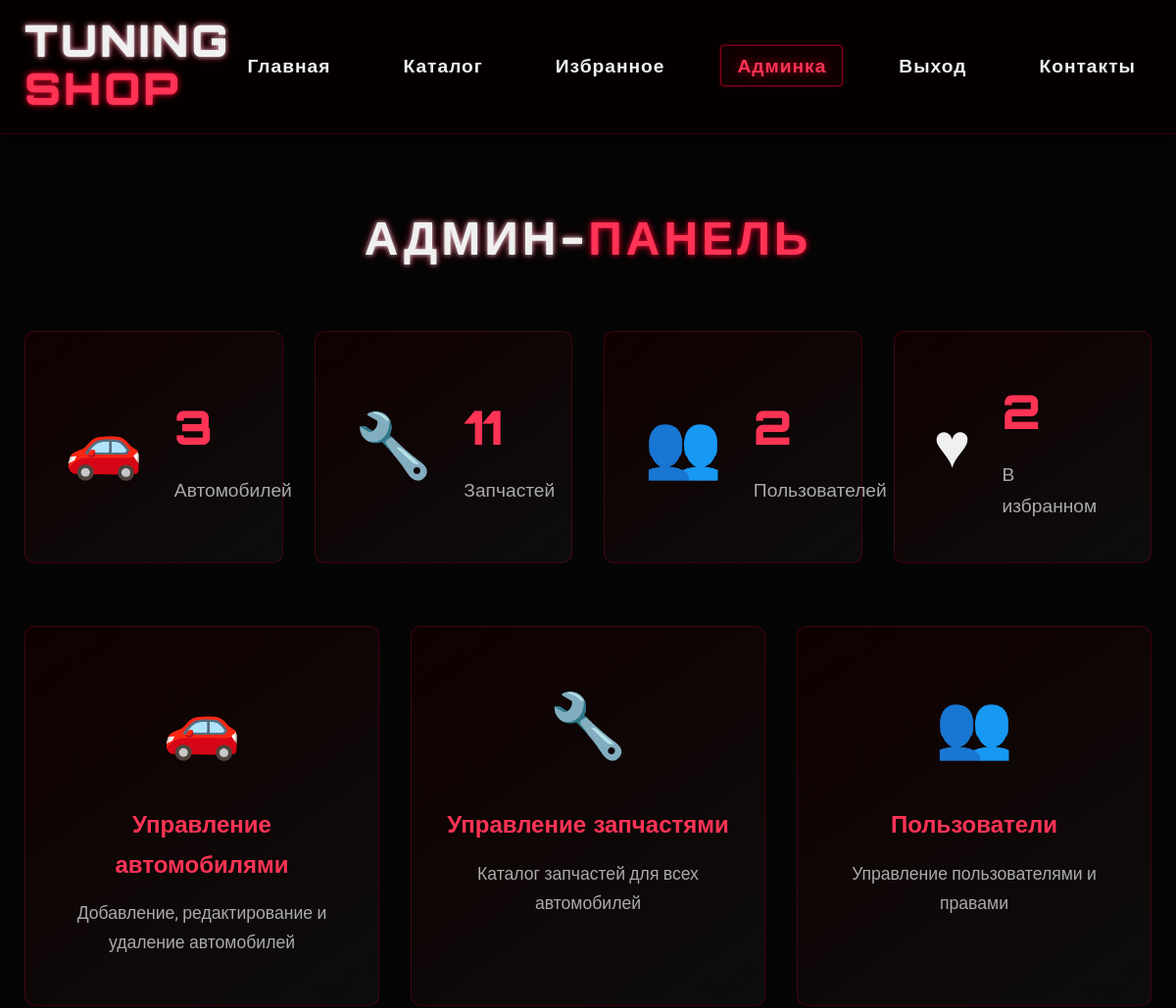
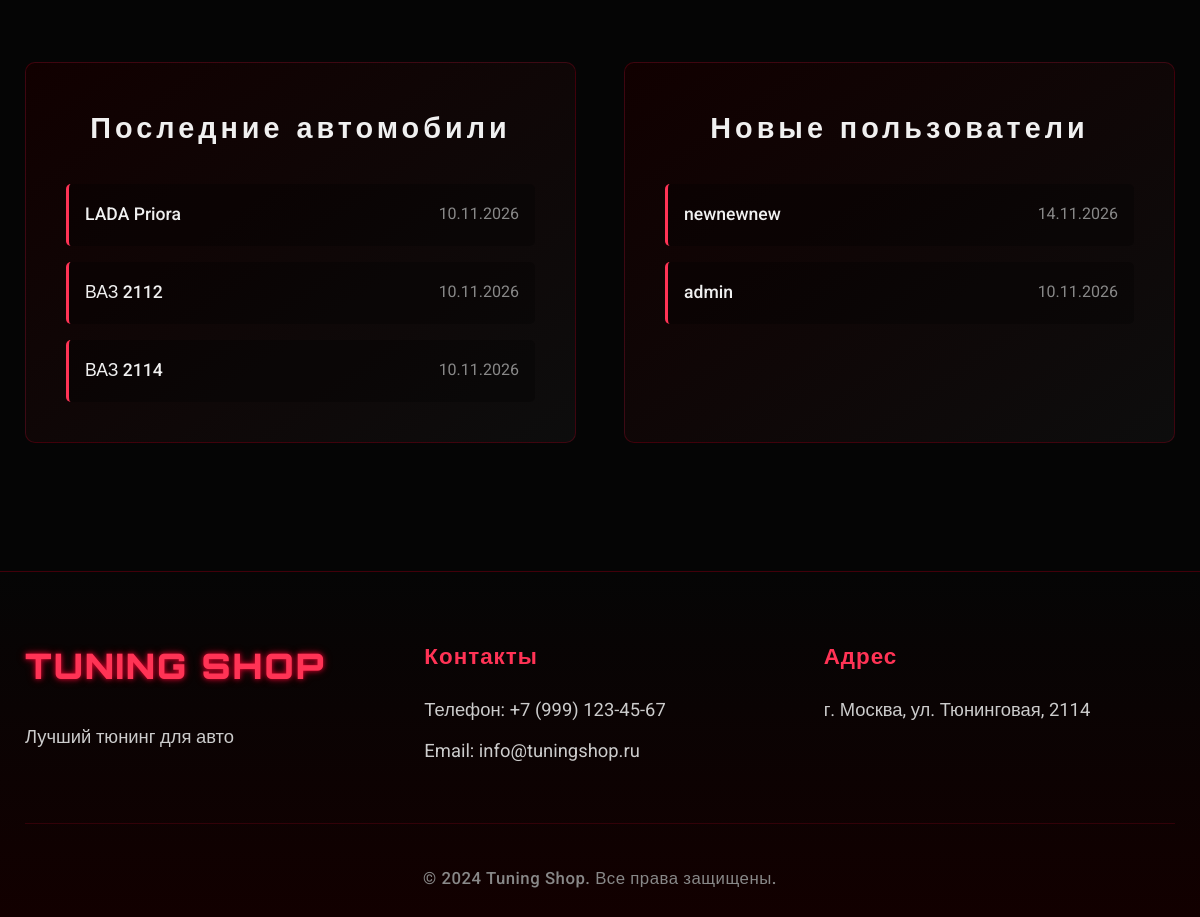
The page /admin (signed in) on the database its author committed (2 pictures, top to bottom).
### models.py (models this page shows, shortened)
class Car(db.Model):
    __tablename__ = "cars"
    id = db.Column(db.Integer, primary_key=True)
    name = db.Column(db.String(150), nullable=False, index=True)
    model = db.Column(db.String(100), nullable=False)
    description = db.Column(db.Text, default="", nullable=False)
    image = db.Column(db.String(255), nullable=True)
    year = db.Column(db.Integer, nullable=True)
    price = db.Column(
        db.Numeric(12, 2),
        default=Decimal("0.00"),
        nullable=False,
    )
    created_at = db.Column(
        db.DateTime,
        default=datetime.utcnow,
        nullable=False,
        index=True,
    )
    parts = db.relationship(
        "Part",
        back_populates="car",
        cascade="all, delete-orphan",
        passive_deletes=True,
    )

class User(UserMixin, db.Model):
    __tablename__ = "users"
    id = db.Column(db.Integer, primary_key=True)
    username = db.Column(
        db.String(80),
        unique=True,
        nullable=False,
        index=True,
    )
    email = db.Column(
        db.String(120),
        unique=True,
        nullable=False,
        index=True,
    )
    password_hash = db.Column(db.String(255), nullable=False)
    is_admin = db.Column(db.Boolean, default=False, nullable=False)
    created_at = db.Column(
        db.DateTime,
        default=datetime.utcnow,
        nullable=False,
    )
    favorites = db.relationship(
        "Favorite",
        back_populates="user",
        cascade="all, delete-orphan",
        passive_deletes=True,
    )

### app.py (the view)
@app.route("/admin")
@admin_required
def admin_dashboard():
    stats = {
        "cars": Car.query.count(),
        "parts": Part.query.count(),
        "users": User.query.count(),
        "favorites": Favorite.query.count(),
    }
    recent_cars = Car.query.order_by(Car.created_at.desc()).limit(5).all()
    recent_users = User.query.order_by(User.created_at.desc()).limit(5).all()
    return render_template(
        "admin/dashboard.html",
        stats=stats,
        recent_cars=recent_cars,
        recent_users=recent_users,
    )

### app.py (called while the page is built)
@login_manager.user_loader
def load_user(user_id):
    try:
        return db.session.get(User, int(user_id))
    except (TypeError, ValueError):
        return None

def admin_required(view):
    @wraps(view)
    def wrapped_view(*args, **kwargs):
        if not current_user.is_authenticated or not current_user.is_admin:
            flash("Доступ запрещён. Требуются права администратора.", "error")
            return redirect(url_for("index"))
        return view(*args, **kwargs)
    return wrapped_view

### templates/admin/dashboard.html (shortened to what this page needs)
{% extends "base.html" %}
{% block content %}
<section class="admin-section">
    <div class="container">
        <h1 class="page-title">
            <span class="neon-text">АДМИН-</span><span class="neon-text-red">ПАНЕЛЬ</span>
        </h1>
        <div class="admin-stats">
            <div class="stat-card">
                <div class="stat-icon">🚗</div>
                <div class="stat-info">
                    <h3 class="stat-number">{{ stats.cars }}</h3>
                    <p class="stat-label">Автомобилей</p>
                </div>
            </div>
            <div class="stat-card">
                <div class="stat-icon">🔧</div>
                <div class="stat-info">
                    <h3 class="stat-number">{{ stats.parts }}</h3>
                    <p class="stat-label">Запчастей</p>
                </div>
            </div>
            <div class="stat-card">
                <div class="stat-icon">👥</div>
                <div class="stat-info">
                    <h3 class="stat-number">{{ stats.users }}</h3>
                    <p class="stat-label">Пользователей</p>
                </div>
            </div>
            <div class="stat-card">
                <div class="stat-icon">♥</div>
                <div class="stat-info">
                    <h3 class="stat-number">{{ stats.favorites }}</h3>
                    <p class="stat-label">В избранном</p>
                </div>
            </div>
        </div>
        <div class="admin-menu">
            <a href="{{ url_for('admin_cars') }}" class="admin-menu-card">
                <div class="menu-icon">🚗</div>
                <h3>Управление автомобилями</h3>
                <p>Добавление, редактирование и удаление автомобилей</p>
            </a>
            <a href="{{ url_for('admin_parts') }}" class="admin-menu-card">
                <div class="menu-icon">🔧</div>
                <h3>Управление запчастями</h3>
                <p>Каталог запчастей для всех автомобилей</p>
            </a>
            <a href="{{ url_for('admin_users') }}" class="admin-menu-card">
                <div class="menu-icon">👥</div>
                <h3>Пользователи</h3>
                <p>Управление пользователями и правами</p>
            </a>
        </div>
        <div class="admin-recent">
            <div class="recent-section">
                <h2 class="section-title">Последние автомобили</h2>
                <div class="recent-list">
                    {% for car in recent_cars %}
                    <div class="recent-item">
                        <span class="recent-name">{{ car.name }}</span>
                        <span class="recent-date">{{ car.created_at.strftime('%d.%m.%Y') }}</span>
                    </div>
                    {% endfor %}
                </div>
            </div>
            <div class="recent-section">
                <h2 class="section-title">Новые пользователи</h2>
                <div class="recent-list">
                    {% for user in recent_users %}
                    <div class="recent-item">
                        <span class="recent-name">{{ user.username }}</span>
                        <span class="recent-date">{{ user.created_at.strftime('%d.%m.%Y') }}</span>
                    </div>
                    {% endfor %}
                </div>
            </div>
        </div>
    </div>
</section>
{% endblock %}

### static/css/style.css (style rules this page uses)
:root { --black: #050505; --dark-red: #120000; --red: #cc0000; --bright-red: #ff1a1a; --neon-red: #ff0033; --dark-gray: #0f0f0f; --gray: #1a1a1a; --light-gray: #2a2a2a; --white: #f0f0f0; --neon-glow: 0 0 5px rgba(255, 0, 51, 0.6), 0 0 10px rgba(255, 0, 51, 0.3); --neon-glow-soft: 0 0 3px rgba(255, 0, 51, 0.5); --neon-border: 1px solid rgba(255, 0, 51, 0.3); }
* { margin: 0; padding: 0; box-sizing: border-box; }
body { font-family: 'Roboto', sans-serif; font-size: 18px; background-color: var(--black); color: var(--white); line-height: 1.7; overflow-x: hidden; }
.container { max-width: 1280px; margin: 0 auto; padding: 0 25px; }
.neon-text { color: var(--white); text-shadow: 0 0 5px rgba(255, 255, 255, 0.8), 0 0 10px rgba(255, 0, 51, 0.5); }
.neon-text-red { color: #ff3355; text-shadow: 0 0 5px rgba(255, 0, 51, 0.8), 0 0 10px rgba(255, 0, 51, 0.4); }
.section-title, .page-title { font-family: 'Orbitron', sans-serif; font-size: 3rem; text-align: center; margin-bottom: 3.5rem; letter-spacing: 4px; }
.admin-section { padding: 4rem 0; }
.admin-stats { display: grid; grid-template-columns: repeat(auto-fit, minmax(250px, 1fr)); gap: 2rem; margin-bottom: 4rem; }
.stat-card { background: linear-gradient(145deg, #110000 0%, #0d0d0d 100%); border: 1px solid rgba(255, 0, 51, 0.2); padding: 2.5rem; border-radius: 10px; display: flex; align-items: center; gap: 2rem; transition: all 0.3s; }
.stat-icon { font-size: 4rem; }
.stat-info { flex: 1; }
.stat-number { font-family: 'Orbitron', sans-serif; font-size: 3rem; color: #ff3355; font-weight: 900; margin-bottom: 0.5rem; }
.stat-label { font-size: 1.2rem; color: #aaaaaa; }
.admin-menu { display: grid; grid-template-columns: repeat(auto-fit, minmax(300px, 1fr)); gap: 2rem; margin-bottom: 4rem; }
.admin-menu-card { background: linear-gradient(145deg, #110000 0%, #0d0d0d 100%); border: 1px solid rgba(255, 0, 51, 0.2); padding: 3rem 2rem; border-radius: 10px; text-align: center; text-decoration: none; color: var(--white); transition: all 0.3s; }
.menu-icon { font-size: 4rem; margin-bottom: 1.5rem; }
.admin-menu-card h3 { font-family: 'Orbitron', sans-serif; font-size: 1.5rem; margin-bottom: 1rem; color: #ff3355; }
.admin-menu-card p { font-size: 1.1rem; color: #aaaaaa; }
.admin-recent { display: grid; grid-template-columns: repeat(auto-fit, minmax(400px, 1fr)); gap: 3rem; }
.recent-section { background: linear-gradient(145deg, #110000 0%, #0d0d0d 100%); border: 1px solid rgba(255, 0, 51, 0.2); padding: 2.5rem; border-radius: 10px; }
.recent-section h2 { font-size: 1.8rem; margin-bottom: 2rem; }
.recent-list { display: flex; flex-direction: column; gap: 1rem; }
.recent-item { display: flex; justify-content: space-between; padding: 1rem; background: rgba(0, 0, 0, 0.3); border-radius: 5px; border-left: 3px solid #ff3355; }
.recent-name { font-size: 1.1rem; font-weight: 500; }
.recent-date { color: #888888; font-size: 1rem; }

### rows shown on the page
Car: name "LADA Priora", created_at "10.11.2026"
Car: name "ВАЗ 2112", created_at "10.11.2026"
Car: name "ВАЗ 2114", created_at "10.11.2026"
User: username "newnewnew", created_at "14.11.2026"
User: username "admin", created_at "10.11.2026"

### other values the page prints
{{ stats.cars }} "3"
{{ stats.parts }} "11"
{{ stats.users }} "2"
{{ stats.favorites }} "2"
